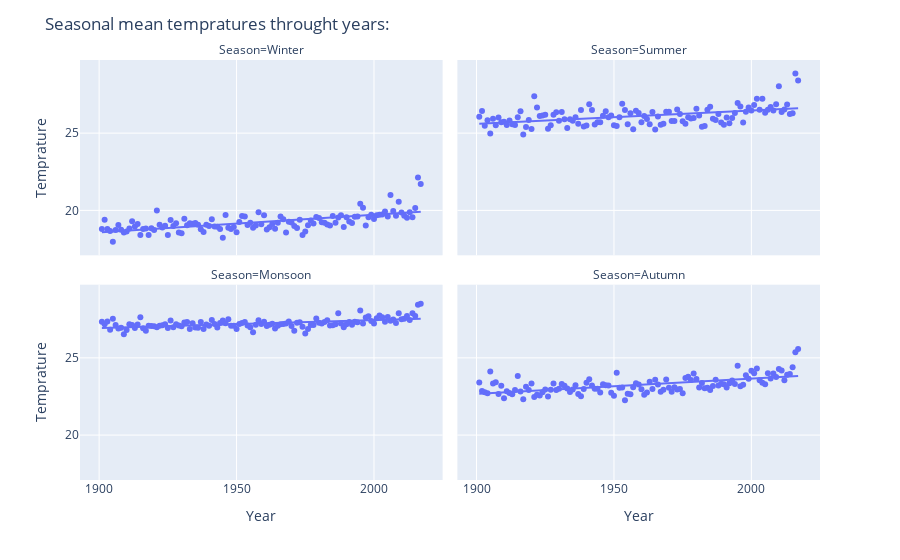

The cell this chart's notebook holds for it:
### Code cell
fig = px.scatter(seasonal_df, 'Year', 'Temprature', facet_col='Season', facet_col_wrap=2, trendline='ols')
fig.update_layout(title='Seasonal mean tempratures throught years:')
fig.show()
